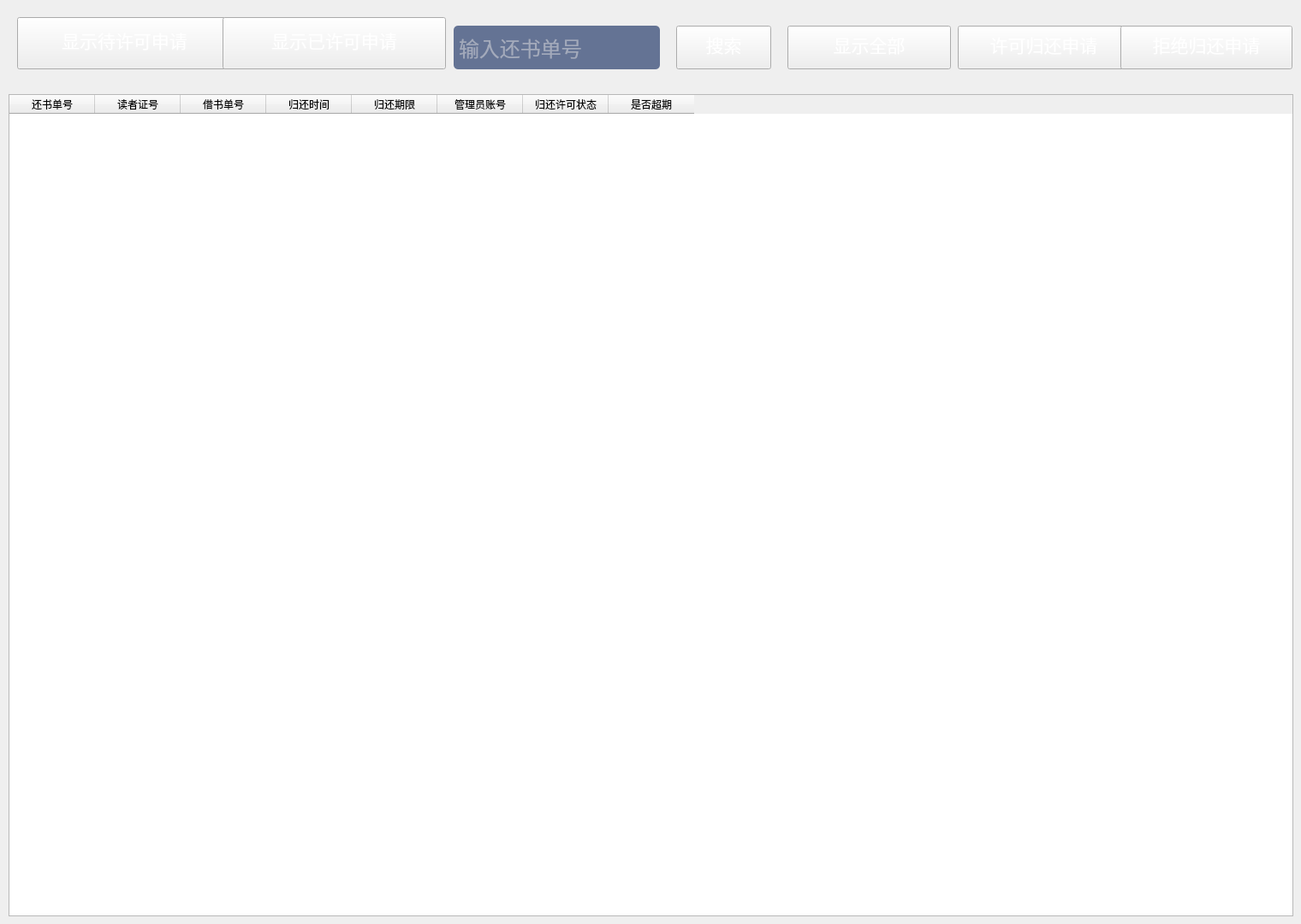
<?xml version="1.0" encoding="UTF-8"?>
<ui version="4.0">
 <class>ReturnListM</class>
 <widget class="QWidget" name="ReturnListM">
  <property name="geometry">
   <rect>
    <x>0</x>
    <y>0</y>
    <width>1520</width>
    <height>1080</height>
   </rect>
  </property>
  <property name="windowTitle">
   <string>Form</string>
  </property>
  <widget class="QPushButton" name="button_ok">
   <property name="geometry">
    <rect>
     <x>1119</x>
     <y>30</y>
     <width>201</width>
     <height>51</height>
    </rect>
   </property>
   <property name="font">
    <font>
     <family>楷体</family>
     <pointsize>16</pointsize>
     <weight>50</weight>
     <italic>false</italic>
     <bold>false</bold>
    </font>
   </property>
   <property name="styleSheet">
    <string notr="true">QPushButton{
font: 16pt &quot;楷体&quot;;
border-image: url(:/image/image/anniu.png);
	color: rgb(255, 255, 255);
    padding-top:-8px;
}
 
QPushButton:hover{
font: 16pt &quot;楷体&quot;;
border-image: url(:/image/image/anniu2.png);
color: rgb(255, 255, 255);
padding-top:-8px;
}
QPushButton:pressed{
font: 16pt &quot;楷体&quot;;
border-image: url(:/image/image/anniu2.png);
color: rgb(255, 255, 255);
padding-top:-8px;
}</string>
   </property>
   <property name="text">
    <string>许可归还申请</string>
   </property>
  </widget>
  <widget class="QPushButton" name="button_searchid">
   <property name="geometry">
    <rect>
     <x>790</x>
     <y>30</y>
     <width>111</width>
     <height>51</height>
    </rect>
   </property>
   <property name="font">
    <font>
     <family>楷体</family>
     <pointsize>16</pointsize>
     <weight>50</weight>
     <italic>false</italic>
     <bold>false</bold>
    </font>
   </property>
   <property name="styleSheet">
    <string notr="true">QPushButton{
font: 16pt &quot;楷体&quot;;
border-image: url(:/image/image/anniu.png);
	color: rgb(255, 255, 255);
    padding-top:-8px;
}
 
QPushButton:hover{
font: 16pt &quot;楷体&quot;;
border-image: url(:/image/image/anniu2.png);
color: rgb(255, 255, 255);
padding-top:-8px;
}
QPushButton:pressed{
font: 16pt &quot;楷体&quot;;
border-image: url(:/image/image/anniu2.png);
color: rgb(255, 255, 255);
padding-top:-8px;
}</string>
   </property>
   <property name="text">
    <string>搜索</string>
   </property>
  </widget>
  <widget class="QPushButton" name="button_all">
   <property name="geometry">
    <rect>
     <x>920</x>
     <y>30</y>
     <width>191</width>
     <height>51</height>
    </rect>
   </property>
   <property name="font">
    <font>
     <family>楷体</family>
     <pointsize>16</pointsize>
     <weight>50</weight>
     <italic>false</italic>
     <bold>false</bold>
    </font>
   </property>
   <property name="styleSheet">
    <string notr="true">QPushButton{
font: 16pt &quot;楷体&quot;;
border-image: url(:/image/image/anniu.png);
	color: rgb(255, 255, 255);
    padding-top:-8px;
}
 
QPushButton:hover{
font: 16pt &quot;楷体&quot;;
border-image: url(:/image/image/anniu2.png);
color: rgb(255, 255, 255);
padding-top:-8px;
}
QPushButton:pressed{
font: 16pt &quot;楷体&quot;;
border-image: url(:/image/image/anniu2.png);
color: rgb(255, 255, 255);
padding-top:-8px;
}</string>
   </property>
   <property name="text">
    <string>显示全部</string>
   </property>
  </widget>
  <widget class="QPushButton" name="button_no">
   <property name="geometry">
    <rect>
     <x>1309</x>
     <y>30</y>
     <width>201</width>
     <height>51</height>
    </rect>
   </property>
   <property name="font">
    <font>
     <family>楷体</family>
     <pointsize>16</pointsize>
     <weight>50</weight>
     <italic>false</italic>
     <bold>false</bold>
    </font>
   </property>
   <property name="styleSheet">
    <string notr="true">QPushButton{
font: 16pt &quot;楷体&quot;;
border-image: url(:/image/image/anniu.png);
	color: rgb(255, 255, 255);
    padding-top:-8px;
}
 
QPushButton:hover{
font: 16pt &quot;楷体&quot;;
border-image: url(:/image/image/anniu2.png);
color: rgb(255, 255, 255);
padding-top:-8px;
}
QPushButton:pressed{
font: 16pt &quot;楷体&quot;;
border-image: url(:/image/image/anniu2.png);
color: rgb(255, 255, 255);
padding-top:-8px;
}</string>
   </property>
   <property name="text">
    <string>拒绝归还申请</string>
   </property>
  </widget>
  <widget class="QTableWidget" name="tableWidget">
   <property name="geometry">
    <rect>
     <x>10</x>
     <y>110</y>
     <width>1501</width>
     <height>961</height>
    </rect>
   </property>
   <property name="contextMenuPolicy">
    <enum>Qt::DefaultContextMenu</enum>
   </property>
   <property name="styleSheet">
    <string notr="true">font: 10pt &quot;楷体&quot;;</string>
   </property>
   <column>
    <property name="text">
     <string>还书单号</string>
    </property>
   </column>
   <column>
    <property name="text">
     <string>读者证号</string>
    </property>
   </column>
   <column>
    <property name="text">
     <string>借书单号</string>
    </property>
   </column>
   <column>
    <property name="text">
     <string>归还时间</string>
    </property>
   </column>
   <column>
    <property name="text">
     <string>归还期限</string>
    </property>
   </column>
   <column>
    <property name="text">
     <string>管理员账号</string>
    </property>
   </column>
   <column>
    <property name="text">
     <string>归还许可状态</string>
    </property>
   </column>
   <column>
    <property name="text">
     <string>是否超期</string>
    </property>
   </column>
  </widget>
  <widget class="QPushButton" name="button_todo">
   <property name="geometry">
    <rect>
     <x>20</x>
     <y>20</y>
     <width>251</width>
     <height>61</height>
    </rect>
   </property>
   <property name="font">
    <font>
     <family>楷体</family>
     <pointsize>16</pointsize>
     <weight>50</weight>
     <italic>false</italic>
     <bold>false</bold>
    </font>
   </property>
   <property name="styleSheet">
    <string notr="true">QPushButton{
font: 16pt &quot;楷体&quot;;
border-image: url(:/image/image/anniu.png);
	color: rgb(255, 255, 255);
    padding-top:-8px;
}
 
QPushButton:hover{
font: 16pt &quot;楷体&quot;;
border-image: url(:/image/image/anniu2.png);
color: rgb(255, 255, 255);
padding-top:-8px;
}
QPushButton:pressed{
font: 16pt &quot;楷体&quot;;
border-image: url(:/image/image/anniu2.png);
color: rgb(255, 255, 255);
padding-top:-8px;
}</string>
   </property>
   <property name="text">
    <string>显示待许可申请</string>
   </property>
  </widget>
  <widget class="QPushButton" name="button_done">
   <property name="geometry">
    <rect>
     <x>260</x>
     <y>20</y>
     <width>261</width>
     <height>61</height>
    </rect>
   </property>
   <property name="font">
    <font>
     <family>楷体</family>
     <pointsize>16</pointsize>
     <weight>50</weight>
     <italic>false</italic>
     <bold>false</bold>
    </font>
   </property>
   <property name="styleSheet">
    <string notr="true">QPushButton{
font: 16pt &quot;楷体&quot;;
border-image: url(:/image/image/anniu.png);
	color: rgb(255, 255, 255);
    padding-top:-8px;
}
 
QPushButton:hover{
font: 16pt &quot;楷体&quot;;
border-image: url(:/image/image/anniu2.png);
color: rgb(255, 255, 255);
padding-top:-8px;
}
QPushButton:pressed{
font: 16pt &quot;楷体&quot;;
border-image: url(:/image/image/anniu2.png);
color: rgb(255, 255, 255);
padding-top:-8px;
}</string>
   </property>
   <property name="text">
    <string>显示已许可申请</string>
   </property>
  </widget>
  <widget class="QLineEdit" name="searchle">
   <property name="geometry">
    <rect>
     <x>530</x>
     <y>30</y>
     <width>241</width>
     <height>51</height>
    </rect>
   </property>
   <property name="font">
    <font>
     <family>楷体</family>
     <pointsize>18</pointsize>
     <weight>50</weight>
     <italic>false</italic>
     <bold>false</bold>
    </font>
   </property>
   <property name="acceptDrops">
    <bool>false</bool>
   </property>
   <property name="styleSheet">
    <string notr="true">font: 18pt &quot;楷体&quot;;
border-radius:5px;
padding:2px 4px;
background-color: rgb(100, 115, 148);
color:rgb(225,225,225);</string>
   </property>
   <property name="maxLength">
    <number>16</number>
   </property>
   <property name="placeholderText">
    <string>输入还书单号</string>
   </property>
   <property name="clearButtonEnabled">
    <bool>true</bool>
   </property>
  </widget>
 </widget>
 <resources/>
 <connections/>
</ui>
